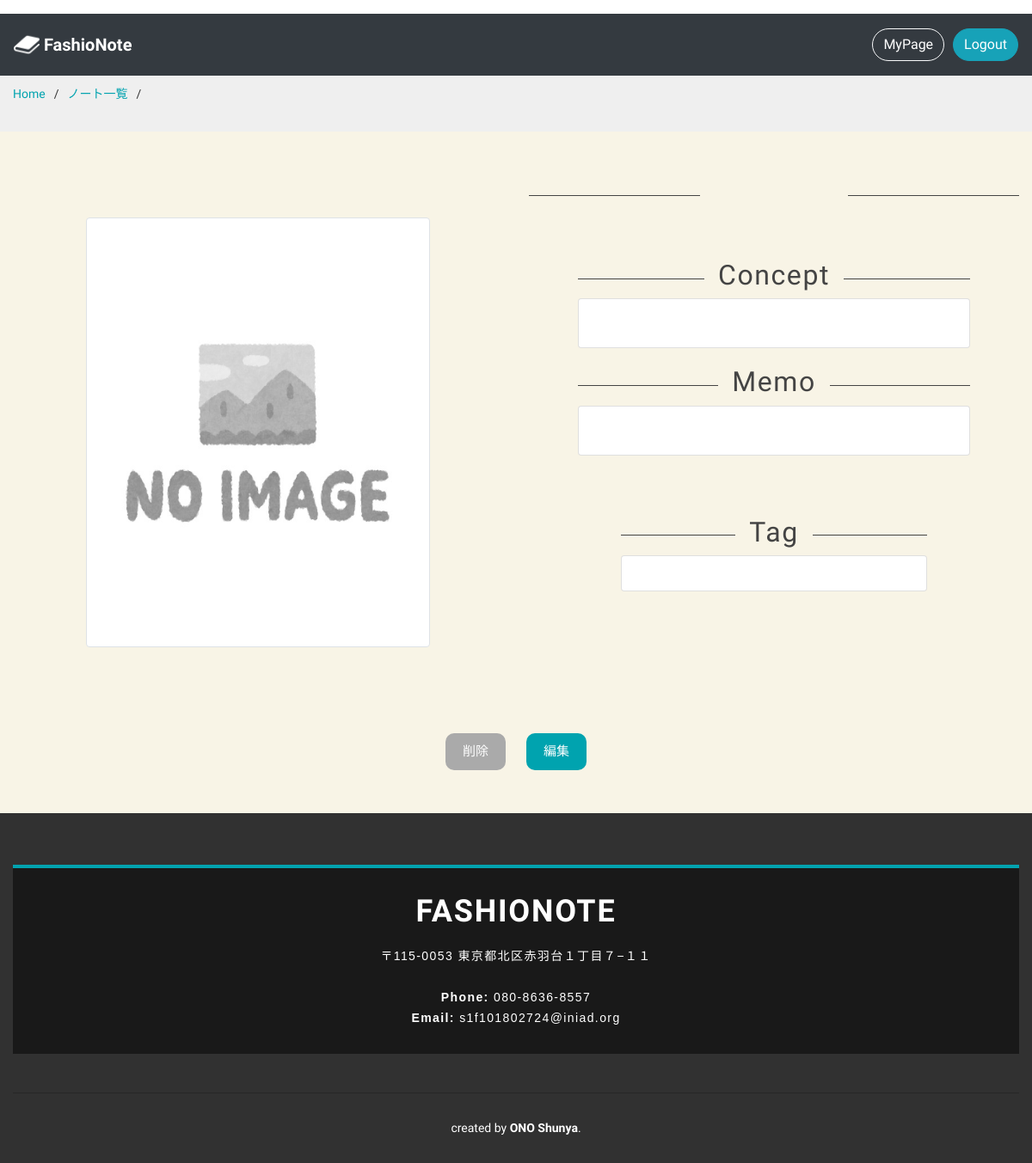
/detail/26 (signed in), run on an earlier commit of the app's database.
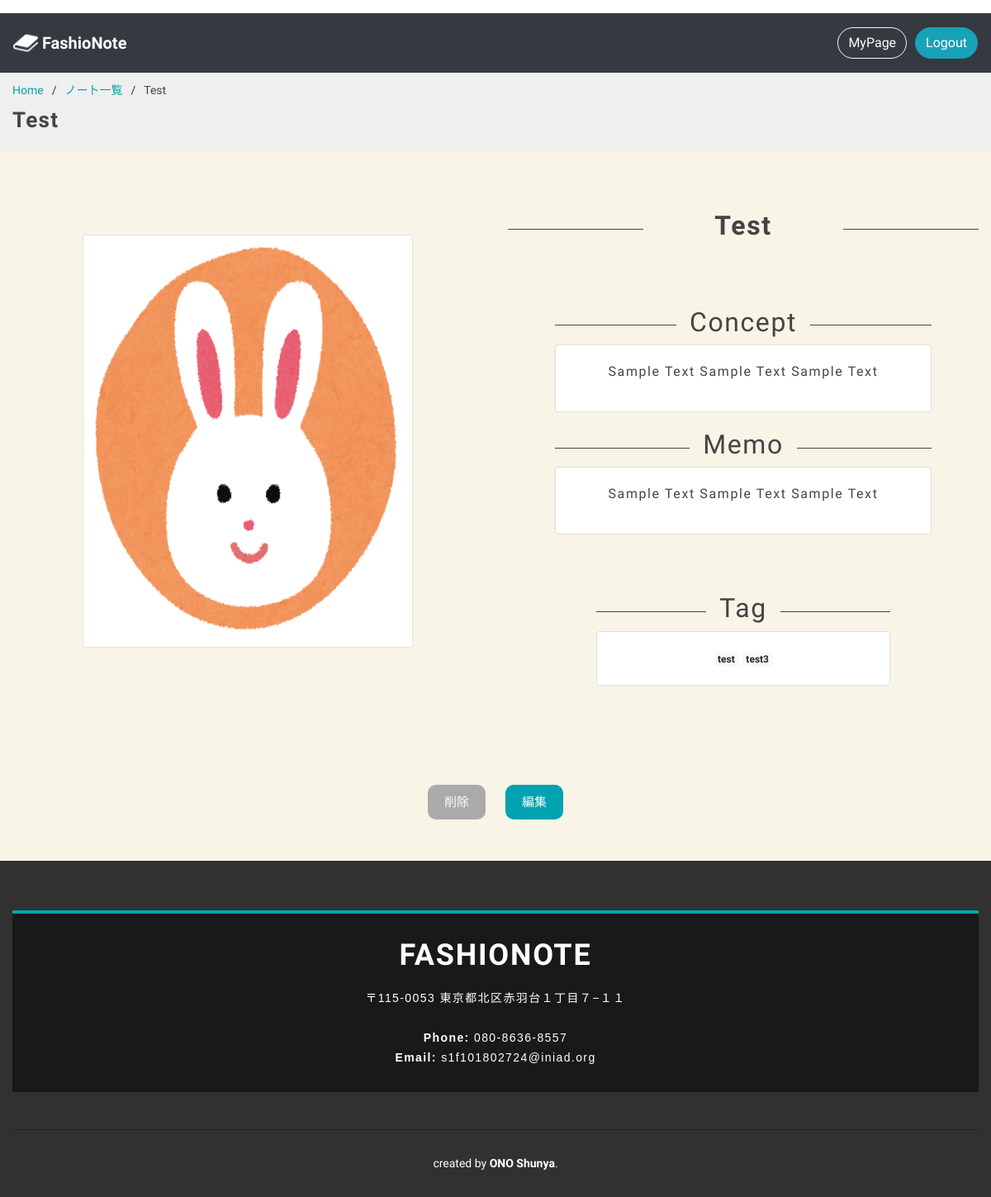
And on a later commit of the database.
### fashionote/models.py (models this page shows)
class Brand(models.Model):
    brand_name = models.CharField(max_length=256)
    concept = models.TextField(default='')
    url = models.CharField(max_length=256, blank=True, null=True)
    memo = models.TextField(default='')
    image = models.ImageField(upload_to='img/upload', blank=True, null=True)
    tags = TaggableManager(blank=True)
    create_user = models.ForeignKey(get_user_model(), on_delete=models.CASCADE)

### fashionote/views.py (the view)
# urls.py: path(r'detail/<int:brand_id>', views.detail, name='detail'),
@login_required
def detail(request,brand_id):
    brand = Brand.objects.filter(pk=brand_id).first()
    data = {'brand':brand}
    return render(request,'fashionote/detail.html',data)

### fashionote/templates/fashionote/detail.html (shortened to what this page needs)
{% extends 'head.html' %}
{% load static %}
{% block content %}
<main id="main">
  <section id="breadcrumbs" class="breadcrumbs">
    <div class="container">
      <ol>
        <li><a href="{% url 'fashionote:home' %}">Home</a></li>
        <li><a href="{% url 'fashionote:index' %}">ノート一覧</a></li>
        <li>{{ brand.brand_name }}</li>
      </ol>
      <h2>{{ brand.brand_name }}</h2>
    </div>
  </section>
  <section>
    <div class="container-fluid">
      <div class="row">
        {% if brand.image %}
        <div class="col-md-6 brand-image" data-aos="zoom">
          <img src="{{ brand.image.url }}" class="img-fluid img-thumbnail mx-auto d-block" alt="" style="height: 500px">
        </div>
        {% else %}
        <div class="col-md-6 brand-image" data-aos="zoom">
          <img src="{% static 'img/no_image_square.jpg'%}" class="img-fluid img-thumbnail mx-auto d-block" alt=""
            style="height: 500px">
        </div>
        {% endif %}
        <div class="col-md-6">
          {% if brand.url %}
          <div class="title-border" data-aos="fade-up" data-aos-delay="100">
            <h2 style="padding: 70px">
              <a href="{{ brand.url }}"><b>{{ brand.brand_name }}</b></a>
            </h2>
          </div>
          {% else %}
          <div class="title-border" data-aos="fade-up" data-aos-delay="100">
            <h2 style="padding: 70px">
              <b>{{ brand.brand_name }}</b>
            </h2>
          </div>
          {% endif %}
          <div class="brand-detail">
            <div class="concept" data-aos="fade-up" data-aos-delay="200">
              <div class="title-border">
                <h2>Concept</h2>
              </div>
              <div class="card">
                <div class="card-body">
                  <p>{{brand.concept}}</p>
                </div>
              </div>
            </div>
            <div class="memo" data-aos="fade-up" data-aos-delay="300">
              <div class="title-border">
                <h2>Memo</h2>
              </div>
              <div class="card">
                <div class="card-body">
                  <p>{{brand.memo}}</p>
                </div>
              </div>
            </div>
            <div class="tag" data-aos="fade-up" data-aos-delay="400">
              <div class="title-border">
                <h2>Tag</h2>
              </div>
              <div class="card" style="margin-bottom:50px">
                <div class="card-body">
                  {% for tag in brand.tags.all %}
                  <a href="{% url 'fashionote:tag' tag %}"><span class="badge badge-light">{{ tag }}</span></a>
                  {% endfor %}
                </div>
              </div>
            </div>
          </div>
        </div>
      </div>
    </div>
    <div class="detail-btn-area">
      <a class="show" data-aos="zoom-in" data-toggle="modal" data-target="#deleteModal" data-pk="{{ brand.id }}"
        data-url="{% url 'fashionote:delete' brand.id%}">
        <input style="background: #aaa;" type="button" value="削除">
      </a>
      <a class="show" data-aos="zoom-in" href="{% url 'fashionote:update' brand.id %}">
        <input type="button" value="編集">
      </a>
    </div>
  </section>
</main>
{% endblock %}

What changed in the data, as far as the page shows it:
added Brand: brand_name "Test", image (picture), concept "Sample Text Sample Text Sample Text", memo "Sample Text Sample Text Sample Text"
now on this page (row unchanged): Tag: name "test"
added Tag: name "test3"
